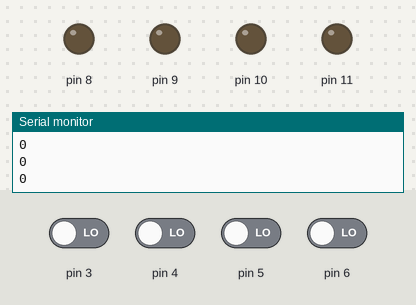
The sketch below on a simulated Arduino Uno, built with avr-gcc and run on an emulated ATmega328P. On the bench: output pins drawn as LEDs (lit = HIGH), the last lines printed to the serial monitor. The test bench sets the inputs (shaded band); at power-on: pin 3–6 LOW.

Above: at 2.8 s.
2.9 s: pin 3 driven HIGH
At 3.5 s:
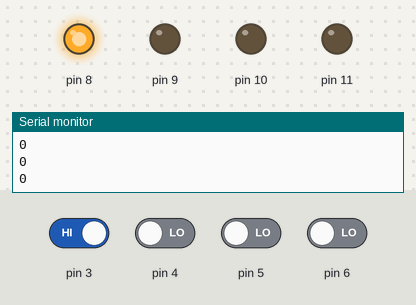
4.5 s: pin 4 driven HIGH
At 6.2 s:
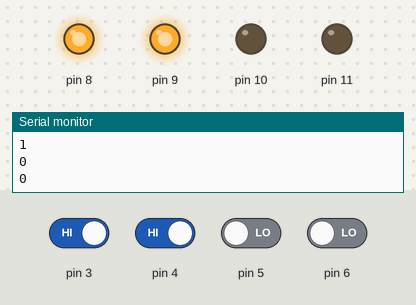
6.5 s: pin 5 driven HIGH
At 7.8 s:
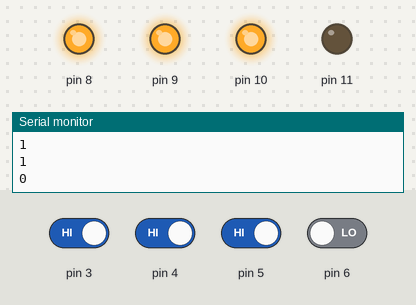
8.5 s: pin 6 driven HIGH
At 9.4 s:
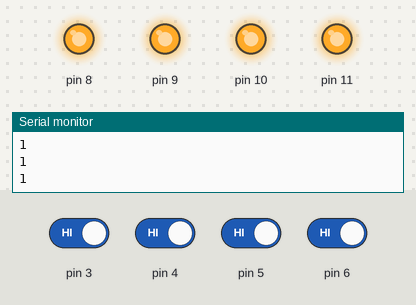
10.5 s: pin 3 driven LOW
At 12.1 s:
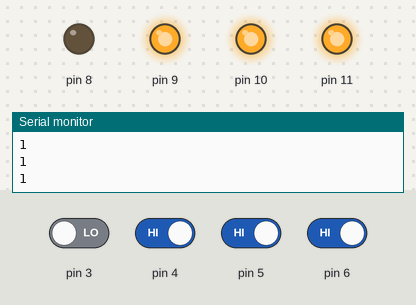
12.5 s: pin 4 driven LOW
At 13.7 s:
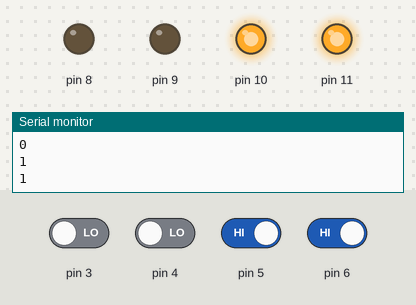
Timing chart, 0 to 15.5 s (numbered marks = the images above; inputs shaded):
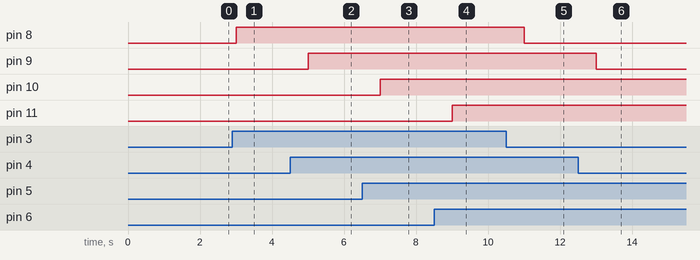

Measured:
- after the input at 2.9 s, pin 8: LOW → HIGH after 0.10 s
- after the input at 4.5 s, pin 9: LOW → HIGH after 0.50 s
- after the input at 6.5 s, pin 10: LOW → HIGH after 0.50 s
- after the input at 8.5 s, pin 11: LOW → HIGH after 0.50 s
- after the input at 10.5 s, pin 8: HIGH → LOW after 0.50 s
- after the input at 12.5 s, pin 9: HIGH → LOW after 0.51 s

The sketch:

arduinoSoftware.ino
```cpp
int value;


void setup() {

  for (int i = 3; i < 7; i++)             //Inizializza i pin dal 3 al 6 come INPUT
    pinMode(i, INPUT);

  for (int i = 8; i < 12; i++)            //Inizializza i pin dal 8 al 11 come OUTPUT
    pinMode(i, OUTPUT);

  Serial.begin(9600);                     //Inizia la comunicazione seriale a 9600 baud
}


void loop() {

  for (int i = 3; i < 7; i++){            //Dal pin 3 al pin 6...

    value = digitalRead(i);               //Leggi il valore e salvalo nella variabile

    if (value == 1)                       //Se il valore è uguale a 1...
      digitalWrite(i+5, HIGH);            //Manda 5V al LED corrispondente
    else
      digitalWrite(i+5, LOW);             //Manda 0V al LED corrispondente

    Serial.println(value);                //Scrive sulla seriale il valore
  }

  Serial.println(char(10));               //Vai a capo

  delay(1000);                            //Aspetta 1 millisecondo
}
```
